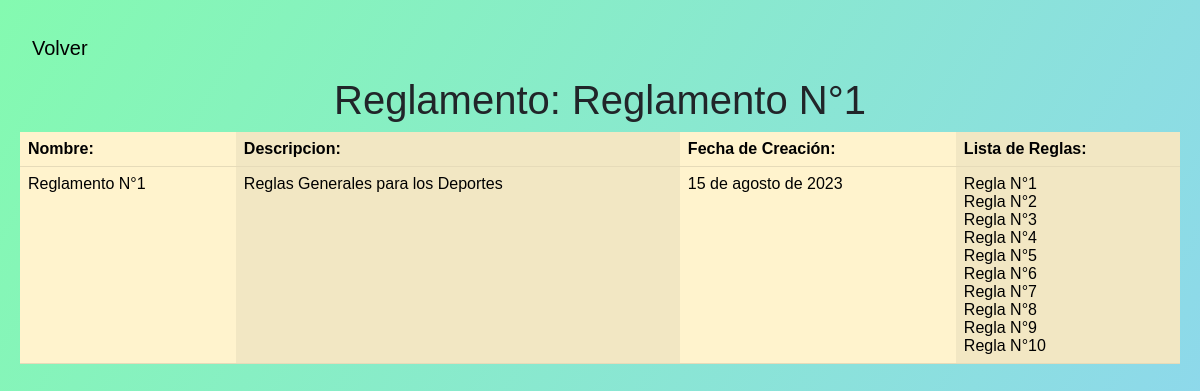
The app's page /reglamento/10/ with its own data.
### dawnbem/models.py (models this page shows, shortened)
class Reglamento(models.Model):
    nombre = models.CharField(max_length=50, default=None)
    descripcion = models.CharField(max_length=50)
    fecha = models.DateField(blank=True, null=True)
    regla_list = models.ManyToManyField('Regla', related_name='reglamentos', blank=True, default=None)

class Regla(models.Model):
    nombre_regla = models.CharField(max_length=50)
    descripcion = models.CharField(max_length=300)

### dawnbem/views.py (the view)
# urls.py: path('reglamento/<int:id>/', views.reglamento_detail, name='reglamentoDetail'),
def reglamento_detail(request,id):
    reglamento = Reglamento.objects.get(id=id)
    context = {'reglamento': reglamento}
    return render(request, 'reglamentoDetail.html', context)

### templates/reglamentoDetail.html (shortened to what this page needs)
{% block contenido %}
    <link href="https://cdn.jsdelivr.net/npm/bootstrap@5.3.0/dist/css/bootstrap.min.css" rel="stylesheet">
    <header>
            <nav class="navbar navbar-expand-lg ">
                <div class="container-fluid">
                  <a class="navbar-brand" href="{% url 'reglamentoNuevo' %}">Volver</a>
                </div>
              </nav>
    </header>
    <h1>Reglamento: {{ reglamento.nombre}}</h1>
    <table class="table table-warning table-striped-columns">
        <thead>
            <tr>
                <th>Nombre:</th>
                <th>Descripcion:</th>
                <th>Fecha de Creación:</th>
                <th>Lista de Reglas:</th>
            </tr>
        </thead>
        <tbody>
            <tr>
                <td>{{ reglamento.nombre }}</td>
                <td>{{ reglamento.descripcion }}</td>
                <td>{{ reglamento.fecha }}</td>
                <td>
                    {% for regla in reglamento.regla_list.all %}
                    {{ regla.nombre_regla }}<br>
                    {% endfor %}
                </td>
            </tr>
        </tbody>
    </table>
{% endblock %}

### templates/reglamentoDetail.html (style rules this page uses)
h1 { text-align: center; }

### records on screen
Reglamento: nombre "Reglamento N°1", descripcion "Reglas Generales para los Deportes", fecha "15 de agosto de 2023"
Regla: nombre_regla "Regla N°1"
Regla: nombre_regla "Regla N°2"
Regla: nombre_regla "Regla N°3"
Regla: nombre_regla "Regla N°4"
Regla: nombre_regla "Regla N°5"
Regla: nombre_regla "Regla N°6"
Regla: nombre_regla "Regla N°7"
Regla: nombre_regla "Regla N°8"
Regla: nombre_regla "Regla N°9"
Regla: nombre_regla "Regla N°10"
